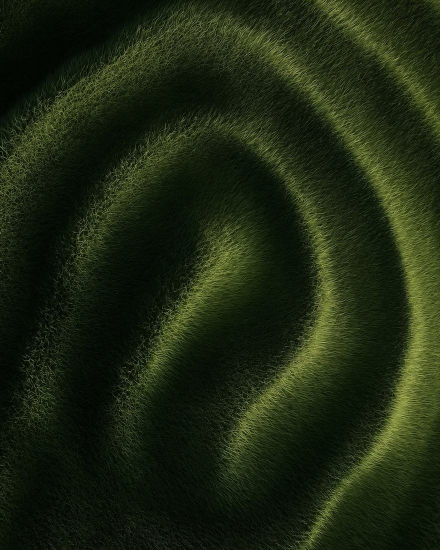
#> input picture img/indexhtml-01-555be03776.jpg, 880 x 1100 px (shown at 1/2 size); its folder holds 4 pictures in this run
$ python media.py
#> lines starting #> are read from the running program, lines starting #| are printed output that depends on the picture
"""Crea le versioni WebP delle immagini in /img (stessa dimensione, nessun ingrandimento).
Uso: python3 _src/tools/media.py"""
from pathlib import Path
from PIL import Image

root = Path(__file__).resolve().parents[2]
for jpg in sorted((root / 'img').glob('*.jpg')):
    webp = jpg.with_suffix('.webp')
    if webp.exists() and webp.stat().st_mtime >= jpg.stat().st_mtime:
        continue
    with Image.open(jpg) as im:
        rgb = im.convert('RGB')
        # il WebP deve pesare meno del JPG: se non succede, si scende di qualità
        for q in (80, 74, 68, 62):
            rgb.save(webp, 'WEBP', quality=q, method=6)
            if webp.stat().st_size < jpg.stat().st_size:
                break
    print(f'{jpg.name}: {jpg.stat().st_size//1024} KB -> {webp.stat().st_size//1024} KB')


# Versioni ridotte per i telefoni (480 px di larghezza) delle immagini più grandi di 640 px.
for jpg in sorted((root / 'img').glob('*.jpg')):
    with Image.open(jpg) as im:
#> im is the input picture: PIL image 880x1100 RGB; mean R, G, B 29.5, 39.1, 17.7
        if im.width < 640:
            continue
        small = jpg.with_name(jpg.stem + '-480.webp')
        if small.exists() and small.stat().st_mtime >= jpg.stat().st_mtime:
            continue
        h = round(im.height * 480 / im.width)
#> h = 600
        im.convert('RGB').resize((480, h), Image.LANCZOS).save(small, 'WEBP', quality=72, method=6)
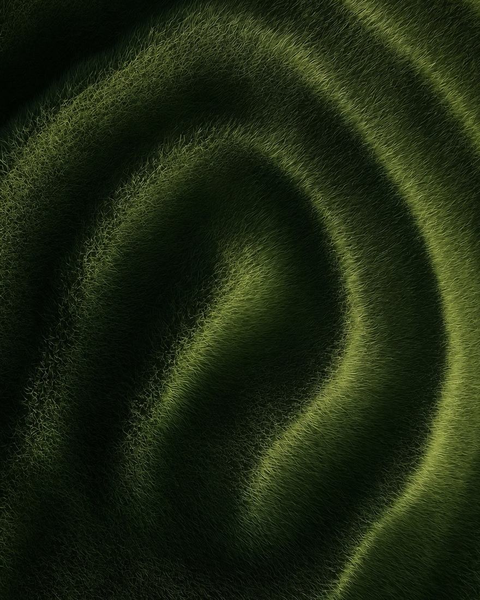
#> saved as indexhtml-01-555be03776-480.webp: PIL image 480x600 RGB; mean R, G, B 29.5, 39.1, 17.8
        print(f'{small.name}: {small.stat().st_size//1024} KB')
